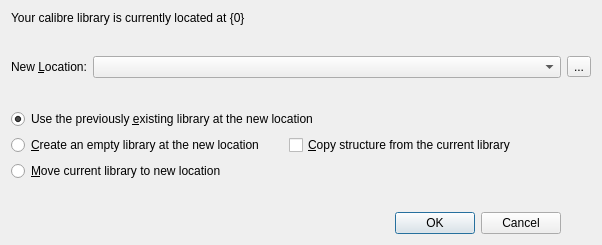
<?xml version="1.0" encoding="UTF-8"?>
<ui version="4.0">
 <class>Dialog</class>
 <widget class="QDialog" name="Dialog">
  <property name="geometry">
   <rect>
    <x>0</x>
    <y>0</y>
    <width>602</width>
    <height>245</height>
   </rect>
  </property>
  <property name="windowTitle">
   <string>Choose your calibre library</string>
  </property>
  <property name="windowIcon">
   <iconset resource="../../../../resources/images.qrc">
    <normaloff>:/images/lt.png</normaloff>:/images/lt.png</iconset>
  </property>
  <layout class="QGridLayout" name="gridLayout">
   <item row="0" column="0" colspan="4">
    <widget class="QLabel" name="old_location">
     <property name="text">
      <string>Your calibre library is currently located at {0}</string>
     </property>
     <property name="wordWrap">
      <bool>true</bool>
     </property>
    </widget>
   </item>
   <item row="2" column="0">
    <widget class="QLabel" name="label_2">
     <property name="text">
      <string>New &amp;Location:</string>
     </property>
     <property name="buddy">
      <cstring>location</cstring>
     </property>
    </widget>
   </item>
   <item row="4" column="0" colspan="4">
    <widget class="QRadioButton" name="existing_library">
     <property name="text">
      <string>Use the previously &amp;existing library at the new location</string>
     </property>
     <property name="checked">
      <bool>true</bool>
     </property>
    </widget>
   </item>
   <item row="5" column="0" colspan="3">
    <layout class="QHBoxLayout" name="hbox1">
     <item>
      <widget class="QRadioButton" name="empty_library">
       <property name="text">
        <string>&amp;Create an empty library at the new location</string>
       </property>
      </widget>
     </item>
     <item>
      <widget class="QCheckBox" name="copy_structure">
       <property name="toolTip">
        <string>Copy the custom columns, saved searches, column widths, plugboards,
user categories, and other information from the old to the new library</string>
       </property>
       <property name="text">
        <string>&amp;Copy structure from the current library</string>
       </property>
      </widget>
     </item>
    </layout>
   </item>
   <item row="6" column="0" colspan="3">
    <widget class="QRadioButton" name="move_library">
     <property name="text">
      <string>&amp;Move current library to new location</string>
     </property>
    </widget>
   </item>
   <item row="8" column="2">
    <widget class="QDialogButtonBox" name="buttonBox">
     <property name="orientation">
      <enum>Qt::Horizontal</enum>
     </property>
     <property name="standardButtons">
      <set>QDialogButtonBox::Cancel|QDialogButtonBox::Ok</set>
     </property>
    </widget>
   </item>
   <item row="7" column="2">
    <spacer name="verticalSpacer">
     <property name="orientation">
      <enum>Qt::Vertical</enum>
     </property>
     <property name="sizeHint" stdset="0">
      <size>
       <width>20</width>
       <height>40</height>
      </size>
     </property>
    </spacer>
   </item>
   <item row="3" column="0">
    <spacer name="verticalSpacer_2">
     <property name="orientation">
      <enum>Qt::Vertical</enum>
     </property>
     <property name="sizeHint" stdset="0">
      <size>
       <width>20</width>
       <height>40</height>
      </size>
     </property>
    </spacer>
   </item>
   <item row="1" column="0">
    <spacer name="verticalSpacer_3">
     <property name="orientation">
      <enum>Qt::Vertical</enum>
     </property>
     <property name="sizeHint" stdset="0">
      <size>
       <width>20</width>
       <height>40</height>
      </size>
     </property>
    </spacer>
   </item>
   <item row="2" column="3">
    <widget class="QToolButton" name="browse_button">
     <property name="text">
      <string>...</string>
     </property>
     <property name="icon">
      <iconset resource="../../../../resources/images.qrc">
       <normaloff>:/images/document_open.png</normaloff>:/images/document_open.png</iconset>
     </property>
    </widget>
   </item>
   <item row="2" column="1" colspan="2">
    <widget class="HistoryLineEdit" name="location">
     <property name="sizeAdjustPolicy">
      <enum>QComboBox::AdjustToMinimumContentsLength</enum>
     </property>
     <property name="minimumContentsLength">
      <number>40</number>
     </property>
    </widget>
   </item>
  </layout>
 </widget>
 <customwidgets>
  <customwidget>
   <class>HistoryLineEdit</class>
   <extends>QComboBox</extends>
   <header>calibre/gui2/widgets.h</header>
  </customwidget>
 </customwidgets>
 <resources>
  <include location="../../../../resources/images.qrc"/>
 </resources>
 <connections>
  <connection>
   <sender>buttonBox</sender>
   <signal>accepted()</signal>
   <receiver>Dialog</receiver>
   <slot>accept()</slot>
   <hints>
    <hint type="sourcelabel">
     <x>248</x>
     <y>254</y>
    </hint>
    <hint type="destinationlabel">
     <x>157</x>
     <y>274</y>
    </hint>
   </hints>
  </connection>
  <connection>
   <sender>buttonBox</sender>
   <signal>rejected()</signal>
   <receiver>Dialog</receiver>
   <slot>reject()</slot>
   <hints>
    <hint type="sourcelabel">
     <x>316</x>
     <y>260</y>
    </hint>
    <hint type="destinationlabel">
     <x>286</x>
     <y>274</y>
    </hint>
   </hints>
  </connection>
 </connections>
</ui>
